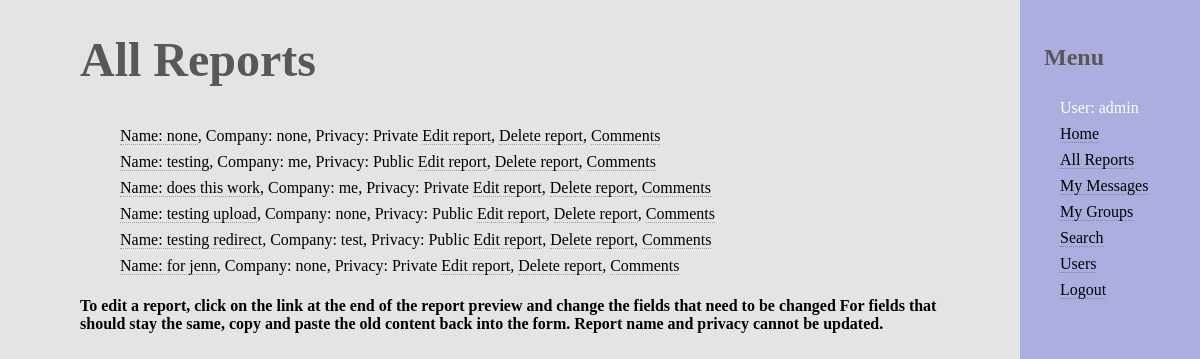
The app's page /catalog/myreports/ (signed in) with its own data.
### catalog/models.py (models this page shows, shortened)
class User(AbstractUser):
	username = models.CharField(max_length=200, default="none", unique=True)
	password = models.CharField(max_length=200, default="none")
	first_name = models.CharField(max_length=200, default="none")
	last_name = models.CharField(max_length=200, default="none")
	company = models.CharField(max_length=200, default="none")
	email = models.EmailField(max_length=200, default="none")
	user_type = models.CharField(max_length=10, default=1)
	is_suspended = models.BooleanField(default = False)

class Report(models.Model):
	report_name = models.CharField(max_length=200)
	company_name = models.CharField(max_length=40)
	company_phone = models.CharField(max_length=15)
	company_location = models.CharField(max_length=40)
	company_country = models.CharField(max_length=40)
	company_sector = models.CharField(max_length=40)
	company_industry = models.CharField(max_length=40)
	current_projects = 	models.TextField(help_text = "Enter a list of the current projects")
	info = models.TextField(help_text = "Enter information about the business plan and/or project")
	owner = models.CharField(max_length=50, default="admin")
	filename = models.FileField()
	privacy_setting = models.CharField(max_length=10)
	timestamp = models.DateTimeField(auto_now_add = True)
	def get_absolute_url(self):
		return reverse_lazy('report_detail', args=[str(self.id)])
	def get_edit_url(self):
		return reverse_lazy('edit_report', args=[str(self.id)])
	def get_delete_url(self):
		return reverse_lazy('delete_report', args=[str(self.id)])
	def get_comments_url(self):
		return reverse_lazy('report_comments', args=[str(self.id)])

### catalog/views.py (the view)
class ReportsByUserListView(LoginRequiredMixin,generic.ListView):
	model = Report
	template_name ='catalog/list_reports.html'
	paginate_by = 10

### catalog/templates/catalog/list_reports.html (shortened to what this page needs)
{% extends "base_generic.html" %}
{% block content %}
    {% if user.is_authenticated and user.user_type == 'Company'%}
      <h1>My Reports</h1>
    {% elif user.user_type == 'Investor' or user.username == 'admin'%}
      <h1>All Reports</h1>
    {% endif %}
    {% if report_list %}
    <ul>
      {% if user.username == "admin" %}
        {% for report in report_list %}
        <li>
          <a href="{{ report.get_absolute_url }}">Name: {{report.report_name}}</a>,
           Company: {{report.company_name}},
           Privacy: {{report.privacy_setting}}
           <a href="{{ report.get_edit_url }}">Edit report</a>,
           <a href="{{ report.get_delete_url }}">Delete report</a>,
           <a href="{{ report.get_comments_url }}"> Comments </a>
        </li>
        {% endfor %}
      {% endif %}
    </ul>
    <h4>
      To edit a report, click on the link at the end of the report preview and change the fields that need to be changed
      For fields that should stay the same, copy and paste the old content back into the form. Report name and privacy
      cannot be updated.
    </h4>
    {% else %}
      <p>There are no reports.</p>
    {% endif %}
{% endblock %}

### catalog/templates/base_generic.html (shortened to what this page needs)
<!DOCTYPE html>
<html lang="en">
<head>
  {% load static %}
  <link rel="stylesheet" href="{% static 'css/styles.css' %}">
</head>
<body>
  <div class="container-fluid">
    <div class="row">
      <div class="col-sm-2">
      {% block sidebar %}
      <nav id = "menu">
        <h2>Menu</h2>
       <ul>
          {% if user.is_authenticated and user.is_suspended == False %}
            <li>User: {{ user.get_username }}</li>
            <li><a href="{% url 'index' %}">Home</a></li>
            {% if user.user_type == 'Company' %}
              <li><a href="{% url 'my_reports' %}">My Reports</a></li>
            {% else %}
              <li><a href="{% url 'my_reports' %}">All Reports</a></li>
            {% endif %}
            <li><a href="{% url 'my_messages' %}">My Messages</a></li>
            <li><a href="{% url 'my_groups' %}">My Groups</a></li>
              <li><a href="{% url 'search' %}">Search</a></li>
            {% if user.username == 'admin' %}
            <li><a href="{% url 'users' %}">Users</a></li>
            {% endif %}
            <li><a href="{% url 'logout'%}">Logout</a></li>
          {% else %}
            <li><a href="{% url 'index' %}">Home</a></li>
            <li><a href="{% url 'login'%}">Login</a></li>
            <li><a href="{% url 'signup'%}">Create An Account</a></li>
          {% endif %}
        </ul>
      </nav>
     {% endblock %}
      </div>
      <div class="col-sm-10 ">
      {% block content %}{% endblock %}
      </div>
    </div>
  </div>
</body>
</html>

### catalog/static/css/styles.css (style rules this page uses)
ul { list-style: none; margin-right: 1em; }
.col-sm-2 { float: right; background-color: white; }
.col-sm-10 { width: 85%; }
body { margin: 2em 5em; }
h1 { color: #585858; font-size: 3em; }
h2 { padding-left: 1em; padding-top: 1em; color: #585858; }
a { color: #585858; }
html { background-color: #E4E4E6; }
li { padding-top: 0.5em; font-size: 1em; font-color: white; }
#menu { -moz-transition: -moz-transform 0.45s ease, visibility 0.45s; -webkit-transition: -webkit-transform 0.45s ease, visibility 0.45s; -ms-transition: -ms-transform 0.45s ease, visibility 0.45s; position: fixed; top: 0; right: 0; width: 15%; max-width: 80%; height: 100%; -webkit-overflow-scrolling: touch; background: #585858; color: #ffffff; cursor: default; z-index: 10002; background-color: #ADAEE0; justify-content: right; }
a { -moz-transition: border-bottom-color 0.2s ease, color 0.2s ease; -webkit-transition: border-bottom-color 0.2s ease, color 0.2s ease; -ms-transition: border-bottom-color 0.2s ease, color 0.2s ease; transition: border-bottom-color 0.2s ease, color 0.2s ease; text-decoration: none; color: black; border-bottom: dotted 1px rgba(88, 88, 88, 0.5); }

### records on screen
User: get_username "admin"
Report: report_name "none", company_name "none", privacy_setting "Private"
Report: report_name "testing", company_name "me", privacy_setting "Public"
Report: report_name "does this work", company_name "me", privacy_setting "Private"
Report: report_name "testing upload", company_name "none", privacy_setting "Public"
Report: report_name "testing redirect", company_name "test", privacy_setting "Public"
Report: report_name "for jenn", company_name "none", privacy_setting "Private"
